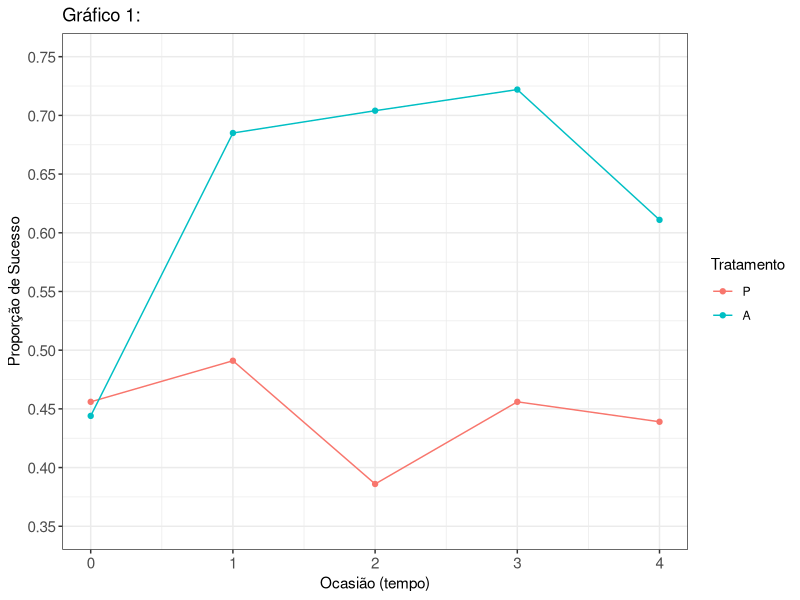
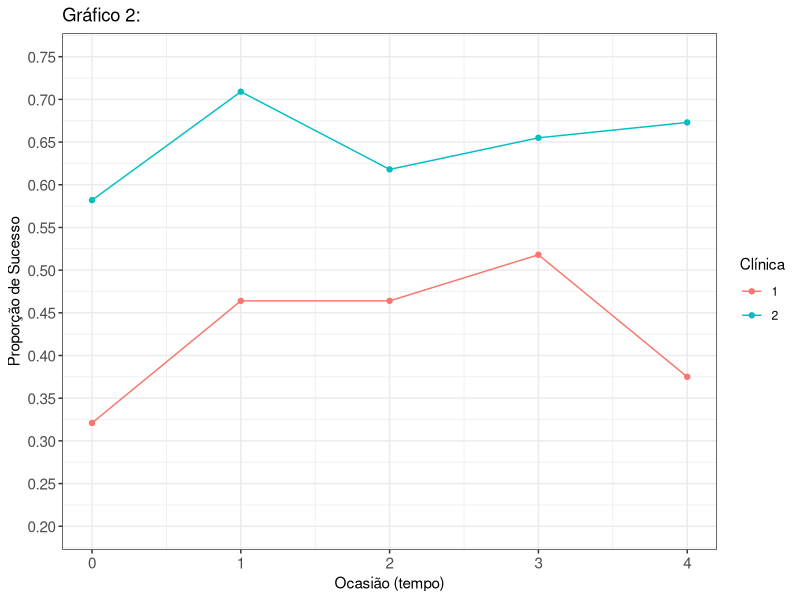

Reproduce these figures in R, in order.
## ---- chunk 1
knitr::opts_chunk$set(echo = TRUE, warning = FALSE, message = F, fig.align = 'center', fig.width = 5, fig.height = 3)
library(dplyr)
library(ggplot2)
library(kableExtra)
library(geepack)
library(doBy)
library(haven)
library(tidyr)
# setwd("C:/Users/Dell/Desktop/Faculdade/2021_2/Modelos para Dados Correlacionados")
## ---- chunk 2

df = read_dta(here::here("data", "respir.dta"))
df$id = factor(df$id)
df$clinic = factor(df$clinic)
df$trt = factor(df$trt)
dfLong = df %>% pivot_longer(cols = c(4:8), names_to = "tempo", values_to = "y")
dfLong$tempo = factor(gsub("y","t",dfLong$tempo))
dfLong$trt = factor(dfLong$trt, levels = c("P", "A"))
## ---- chunk 3
dsc = dfLong %>% group_by(trt) %>% summarise(n = n(), prop = mean(y)) %>% 
  mutate(logOdds = log(prop/(1 - prop)))

dsc[,c(3,4)] = round(dsc[,c(3,4)], 3)

kable(dsc, row.names = F, align = 'c', booktabs = T,
      caption = "Tratamento",
      col.names = c("Tratamento", "n" ,"Proporção de Sucesso","log(odds ratio)")) %>% 
  kable_classic() %>% kable_styling(latex_options = c("HOLD_position"))
## ---- chunk 4
dsc = dfLong %>% group_by(tempo) %>% summarise(n = n(), prop = mean(y)) %>% 
  mutate(logOdds = log(prop/(1 - prop)))

dsc[,c(3,4)] = round(dsc[,c(3,4)], 3)

kable(dsc, row.names = F, align = 'c', booktabs = T,
      caption = "Tempo",
      col.names = c("Tempo", "n" ,"Proporção de Sucesso","log(odds ratio)")) %>% 
  kable_classic() %>% kable_styling(latex_options = c("HOLD_position"))
## ---- chunk 5
dsc = dfLong %>% group_by(tempo,trt) %>% summarise(n = n(), prop = mean(y)) %>% 
  mutate(logOdds = log(prop/(1 - prop)))

dsc[,c(4,5)] = round(dsc[,c(4,5)], 3)

dscWide = dsc %>% filter(trt == "A") %>% bind_cols(dsc %>% filter(trt == "P"))

dscWide = dscWide[,-c(2,6,7)]

kable(dscWide, row.names = F, align = 'c',
      caption = "Interação Tempo-Tratamento",
      booktabs=T,
      col.names = c("Tempo",rep(c("n" ,"Proporção de Sucesso","log(odds ratio)"),2))) %>% 
  kable_classic() %>% kable_styling(latex_options = c("HOLD_position")) %>% 
  add_header_above(c(" "=1, "Tratamento A" = 3, "Tratamento P" = 3))
## ---- chunk 6
dsc$tempoNum = as.numeric(gsub("t","", dsc$tempo))
names(dsc)[2] = "Tratamento"
dsc %>% ggplot(aes(x=tempoNum, y=prop, colour=Tratamento)) + geom_line() + 
  geom_point(size=1.5) + theme_bw() +
  labs(y="Proporção de Sucesso", x="Ocasião (tempo)", title="Gráfico 1:") +
  scale_y_continuous(breaks = seq(0,1,.1/2), 
                     labels = formatC(seq(0,1,0.1/2), digits = 2, format = "f"), 
                     limits = c(0.35,0.75)) +
  theme(axis.text = element_text(size = 11), axis.title = element_text(size = 11))
## ---- chunk 7
modelo = geeglm(formula = y ~ trt * tempo, data = dfLong,
                id = id, family = binomial("logit"), corstr = "unstructured",
                std.err = "san.se")
summary(modelo)
anova(modelo)
## ---- chunk 8
L = matrix(c(0,1,0,0,0,0,0,0,0,0,
            0,0,0,0,0,0,1,0,0,0,
            0,0,0,0,0,0,0,1,0,0,
            0,0,0,0,0,0,0,0,1,0,
            0,0,0,0,0,0,0,0,0,1), byrow = T, nrow = 5)

esticon(obj = modelo, L = L, joint.test = T)

## ---- chunk 9
estat <- esticon(modelo, diag(10))
odds <- exp(cbind(estat$estimate, estat$lwr, estat$upr))
odds <- cbind(odds, odds[,1]*100)
rownames(odds) <- names(coef(modelo))
colnames(odds) <- c("OR", "OR 95% LI", "OR 95% LS", "OR100%")
odds
## ---- chunk 10

esticon(obj = modelo, L = L, joint.test = T)

## ---- chunk 11
odds

## ---- chunk 12
dsc = dfLong %>% group_by(tempo,clinic) %>% summarise(n = n(), prop = mean(y)) %>% 
  mutate(logOdds = log(prop/(1 - prop)))

dsc[,c(4,5)] = round(dsc[,c(4,5)], 3)

dscWide = dsc %>% filter(clinic == "1") %>% bind_cols(dsc %>% filter(clinic == "2"))

dscWide = dscWide[,-c(2,6,7)]

kable(dscWide, row.names = F, align = 'c',
      caption = "Interação Tempo-Clínica",
      booktabs=T,
      col.names = c("Tempo",rep(c("n" ,"Proporção de Sucesso","log(odds)"),2))) %>% 
  kable_classic() %>% kable_styling(latex_options = c("HOLD_position")) %>% 
  add_header_above(c(" "=1, "Clínica 1" = 3, "Clínica 2" = 3))
## ---- chunk 13
dsc$tempoNum = as.numeric(gsub("t","", dsc$tempo))
names(dsc)[2] = "Clínica"
dsc %>% ggplot(aes(x=tempoNum, y=prop, colour=Clínica)) + geom_line() + 
  geom_point(size=1.5) + theme_bw() +
  labs(y="Proporção de Sucesso", x="Ocasião (tempo)", title="Gráfico 2:") +
  scale_y_continuous(breaks = seq(0,1,.1/2), 
                     labels = formatC(seq(0,1,0.1/2), digits = 2, format = "f"), 
                     limits = c(0.2,0.75)) +
  theme(axis.text = element_text(size = 11), axis.title = element_text(size = 11))
## ---- chunk 14
modeloNE = geeglm(formula = y ~ trt * tempo + clinic , data = dfLong,
                id = id, family = binomial("logit"), corstr = "unstructured",
                std.err = "san.se")

modeloAR = geeglm(formula = y ~ trt * tempo + clinic, data = dfLong,
                id = id, family = binomial("logit"), corstr = "ar1",
                std.err = "san.se")

modeloSim = geeglm(formula = y ~ trt * tempo + clinic, data = dfLong,
                id = id, family = binomial("logit"), corstr = "exchangeable",
                std.err = "san.se")
## ---- chunk 15
print("Correlação não estruturada")
geepack::QIC(modeloNE)
print("Correlação auto-regressiva")
geepack::QIC(modeloAR)
print("Correlação Simetria Composta")
geepack::QIC(modeloSim)
## ---- chunk 16
modelo2 = geeglm(formula = y ~ trt * tempo + clinic, data = dfLong,
                id = id, family = binomial("logit"), corstr = "exchangeable",
                std.err = "san.se")

summary(modelo2)
## ---- chunk 17

b = coef(modelo2)

linearComponent = c(b[1], b[1]+b[3],
                    b[1]+b[4],
                    b[1]+b[5],
                    b[1]+b[6],
                    b[1]+b[7],
                    b[1]+b[3]+b[7],
                    b[1]+b[4]+b[7],
                    b[1]+b[5]+b[7],
                    b[1]+b[6]+b[7],
                    b[1]+b[2],
                    b[1]+b[2]+b[3]+b[8],
                    b[1]+b[2]+b[4]+b[9],
                    b[1]+b[2]+b[5]+b[10],
                    b[1]+b[2]+b[6]+b[11],
                    b[1]+b[2]+b[7],
                    b[1]+b[2]+b[3]+b[8]+b[7],
                    b[1]+b[2]+b[4]+b[9]+b[7],
                    b[1]+b[2]+b[5]+b[10]+b[7],
                    b[1]+b[2]+b[6]+b[11]+b[7])

probEstimada = exp(linearComponent)/(1 + exp(linearComponent))

tab = data.frame(
  Tratamento = c("P","P","P","P","P","P","P","P","P","P","A",
                 "A","A","A","A","A","A","A","A","A"),
  tempo = rep(c("$t^{(0)}$", "$t^{(1)}$","$t^{(2)}$","$t^{(3)}$","$t^{(4)}$"),4),
  clinica = rep(c("1","1","1","1","1","2","2","2","2","2"),2),
  logMu = c("$\\widehat{\\beta}_1$","$\\widehat{\\beta}_1 + \\widehat{\\beta}_3$",
            "$\\widehat{\\beta}_1 + \\widehat{\\beta}_4$",
            "$\\widehat{\\beta}_1 + \\widehat{\\beta}_5$", 
            "$\\widehat{\\beta}_1 + \\widehat{\\beta}_6$",
            "$\\widehat{\\beta}_1 + \\widehat{\\beta}_7$", 
            "$\\widehat{\\beta}_1 + \\widehat{\\beta}_3 + \\widehat{\\beta}_7$",
            "$\\widehat{\\beta}_1 + \\widehat{\\beta}_4 + \\widehat{\\beta}_7$",
            "$\\widehat{\\beta}_1 + \\widehat{\\beta}_5 + \\widehat{\\beta}_7$",
            "$\\widehat{\\beta}_1 + \\widehat{\\beta}_6 + \\widehat{\\beta}_7$",
            "$\\widehat{\\beta}_1 + \\widehat{\\beta}_2$",
            "$\\widehat{\\beta}_1 + \\widehat{\\beta}_2 + 
            \\widehat{\\beta}_3 + \\widehat{\\beta}_8$",
            "$\\widehat{\\beta}_1 + \\widehat{\\beta}_2 + 
            \\widehat{\\beta}_4 + \\widehat{\\beta}_9$",
            "$\\widehat{\\beta}_1 + \\widehat{\\beta}_2 + 
            \\widehat{\\beta}_5 + \\widehat{\\beta}_{10}$",
            "$\\widehat{\\beta}_1 + \\widehat{\\beta}_2 + 
            \\widehat{\\beta}_6 + \\widehat{\\beta}_{11}$",
            "$\\widehat{\\beta}_1 + \\widehat{\\beta}_2 + 
            \\widehat{\\beta}_7$",
            "$\\widehat{\\beta}_1 + \\widehat{\\beta}_2 + 
            \\widehat{\\beta}_3 + \\widehat{\\beta}_8 + \\widehat{\\beta}_7$",
            "$\\widehat{\\beta}_1 + \\widehat{\\beta}_2 + 
            \\widehat{\\beta}_4 + \\widehat{\\beta}_9 + \\widehat{\\beta}_7$",
            "$\\widehat{\\beta}_1 + \\widehat{\\beta}_2 + 
            \\widehat{\\beta}_5 + \\widehat{\\beta}_{10} + \\widehat{\\beta}_7$",
            "$\\widehat{\\beta}_1 + \\widehat{\\beta}_2 + 
            \\widehat{\\beta}_6 + \\widehat{\\beta}_{11} + \\widehat{\\beta}_7$"),
  round(linearComponent,3), round(probEstimada,3)
)

kable(tab, row.names = F, escape = F, align = 'cccl', 
      col.names = c("Tratamento", "Tempo", "Clínica", "Componente Linear Estimado", 
                    "Componente Linear Estimado (Valor)", 
                    "Probabilidade de Sucesso Estimada")) %>% 
  kable_styling(position = 'center', latex_options = c("HOLD_position")) %>% 
  column_spec(1:3, width = "2cm") %>% 
  column_spec(4, width = "4cm") %>% 
  column_spec(5:6, width = "2cm")
  
